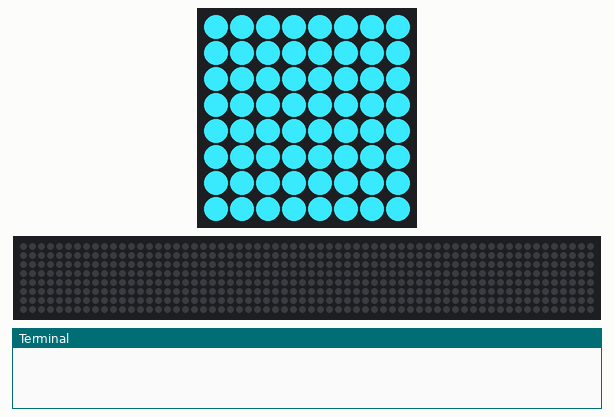
The program below on a simulated Raspberry Pi (BCM pin numbers) with a Sense HAT. Shown: the Sense HAT's 8×8 RGB LED matrix, a strip that is not on the board, showing the scrolling text unrolled, the last lines printed to the terminal. Dim RGB values are drawn brighter than linear; random numbers come from a fixed seed; the 64×8 strip is a reading aid, not a part: it shows the text the matrix is scrolling, unrolled, one strip-width of it at a time.

Above: at 0.03 s.
At 4.89 s:
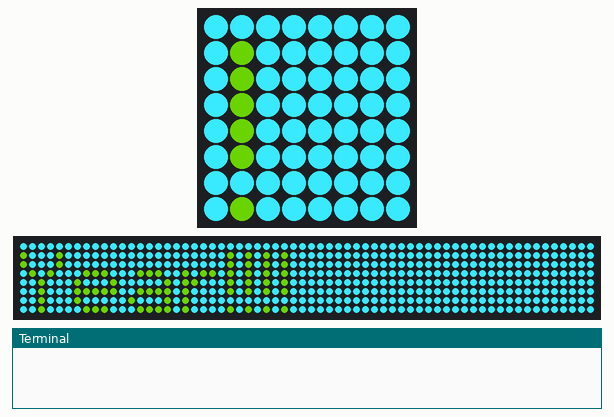
At 9.91 s:
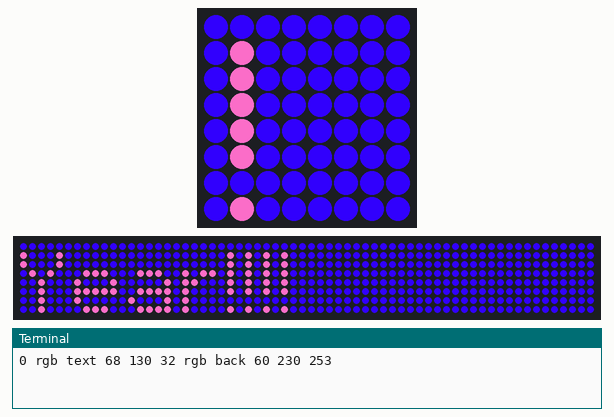
At 19.95 s:
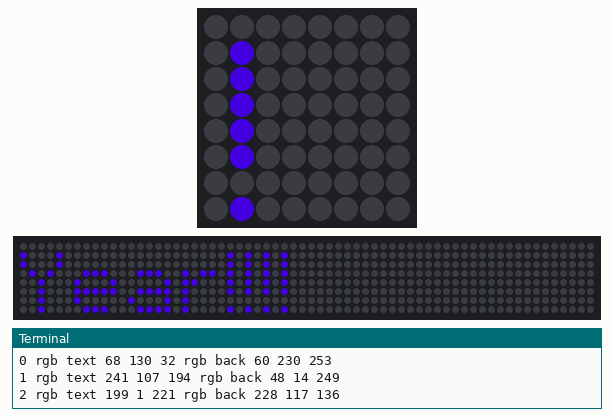
At 29.84 s:
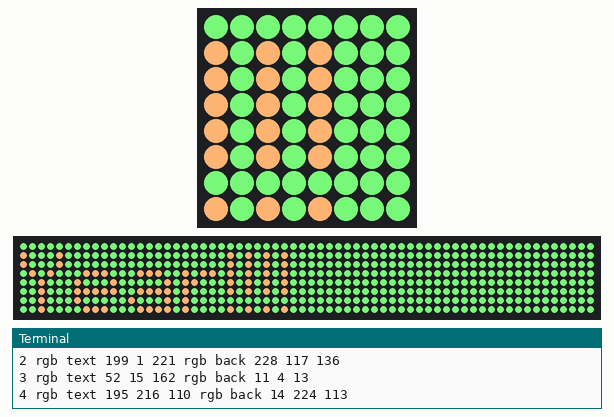
At 39.88 s:
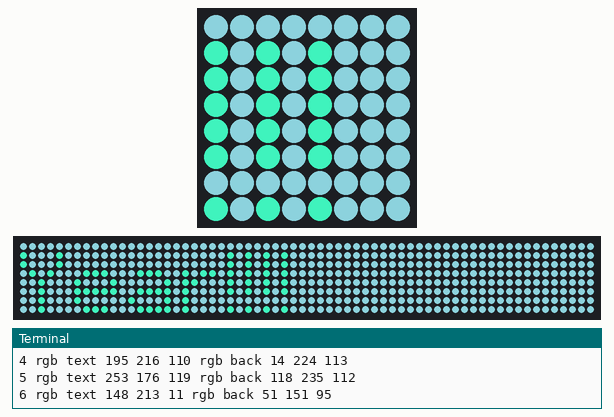

The program:

happynewyear.py
```python
from sense_hat import SenseHat
import random
sense = SenseHat()


def loop():
    i = 0
    y = 20

    while (i <= y):
        r = random.randint(0,255)
        b = random.randint(0,255)
        g = random.randint(0,255)

        r1 = random.randint(0,255)
        b1 = random.randint(0,255)
        g1 = random.randint(0,255)
        sense.show_message("Happy New Year!!!!", scroll_speed=0.05, text_colour=[r,g,b], back_colour=[r1,g1,b1])
        print(i,'rgb text' ,r,g,b,'rgb back',r1,g1,b1)
        i = i+1


if __name__ == '__main__': #Program starting from here
    try:
        loop()
        sense.clear()
    except KeyboardInterrupt:
        sense.clear()
```
